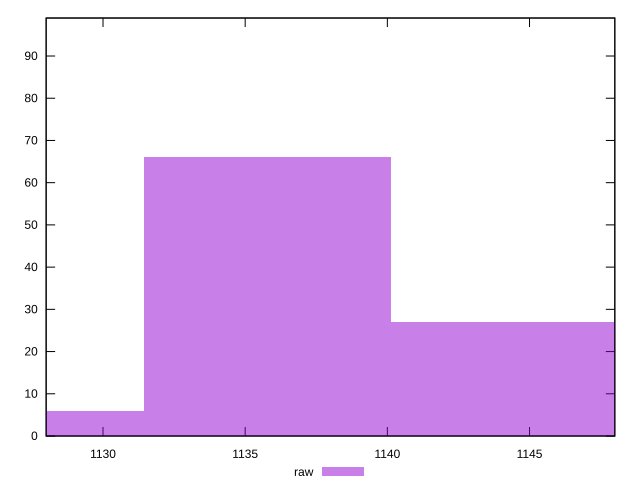

Write the gnuplot code that produced this figure.
reset

$raw <<EOF
1135.7885960838662 66
1127.1184541290274 6
1144.458738038705 27
EOF

set key outside below
set boxwidth 8.670141954838673
set xrange [1128:1148]
set yrange [0:99]
set trange [0:99]
set style fill transparent solid 0.5 noborder
set terminal svg size 640, 490 enhanced background rgb 'white'
set output "reports/report_00030_2021-02-24T20-42-31.540Z/uses-rel-preload/samples/card/raw/histogram.svg"

plot $raw title "raw" with boxes

reset
